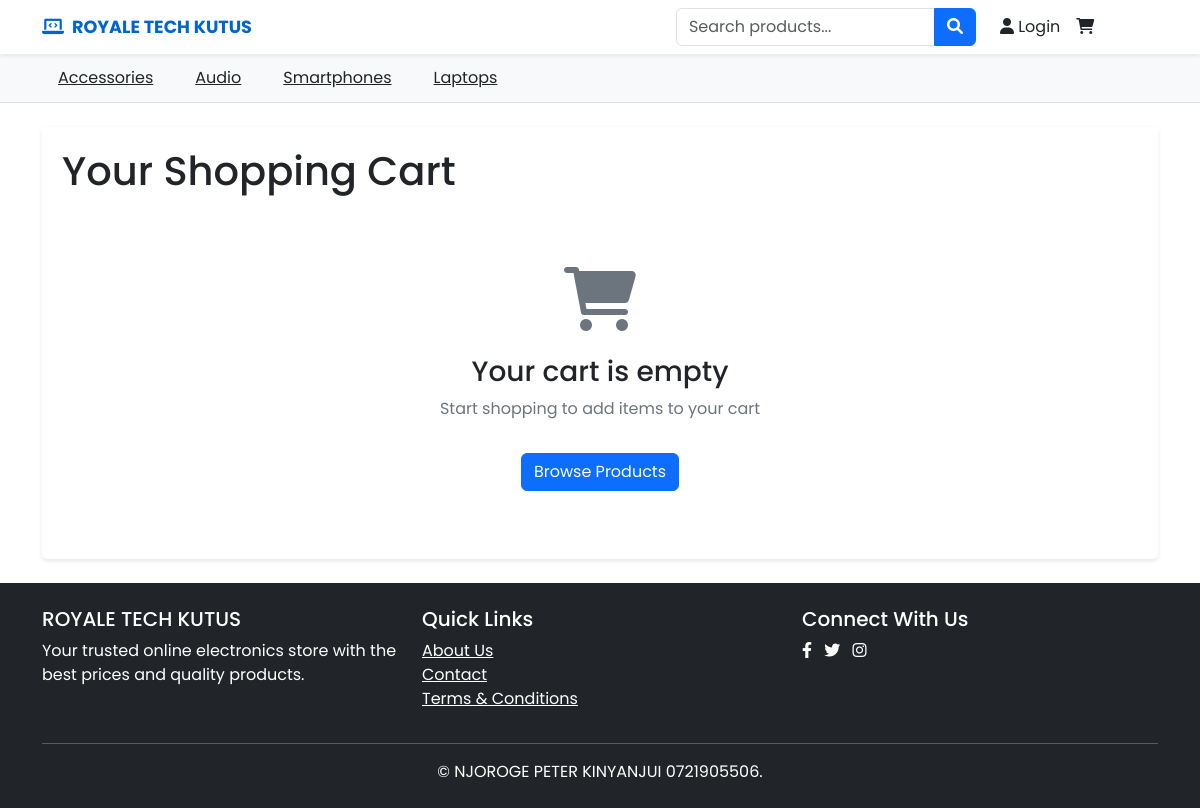
Page /cart/ on the committed database.
### shop/models.py (models this page shows, shortened)
class Category(models.Model):
    name = models.CharField(max_length=100)
    slug = models.SlugField(max_length=100, unique=True)
    description = models.TextField(blank=True)
    class Meta:
        verbose_name_plural = "Categories"
    def get_absolute_url(self):
        return reverse('shop_cart:product_list_by_category',
                       args=[self.slug])

### shop/views.py (the view, shortened to what this page needs)
# urls.py: path('cart/', views.cart_detail, name='cart_detail'),
def cart_detail(request):
    try:
        if request.user.is_authenticated:
            cart = get_object_or_404(Cart, user=request.user)
            cart_context = {
                'items': cart.items.all(),
                'get_total_cost': cart.get_total_cost,
                'items_count': cart.items.count()
            }
        else:
            if 'cart' not in request.session:
                request.session['cart'] = []
            cart_items = []
            cart_context = {
                'items': cart_items,
                'get_total_cost': lambda: sum(item['get_cost']() for item in cart_items),
                'items_count': len(cart_items)
            }
        return render(request, 'shop/cart/detail.html', {'cart': cart_context})
    except Exception as e:
        from django.http import HttpResponseServerError
        import logging
        logger = logging.getLogger(__name__)
        logger.error(f"Error loading cart: {str(e)}")
        return HttpResponseServerError("Error loading cart. Please try again.")
        if 'cart' not in request.session:
            request.session['cart'] = []
        class GuestCart:
            def __init__(self, session_cart):
                self.items = []
                self.session_cart = session_cart
                for item in session_cart:
                    try:
                        product = Product.objects.get(id=item['product_id'])
                        self.items.append(GuestCartItem(product, item['quantity']))
                    except Product.DoesNotExist:
                        continue
            def get_total_cost(self):
                return sum(item.get_cost() for item in self.items)
            @property
            def items_count(self):
                return len(self.items)
        class GuestCartItem:
            def __init__(self, product, quantity):
                self.product = product
                self.quantity = quantity
            def get_cost(self):
                return self.product.price * self.quantity
            @property
            def price(self):
                return self.product.price
        guest_cart = GuestCart(request.session['cart'])
        return render(request, 'shop/cart/detail.html', {'cart': guest_cart})

### shop/context_processors.py (called while the page is built, shortened)
def categories(request):
    return {
        'categories': Category.objects.all()
    }

def cart(request):
    from .models import Product
    if request.user.is_authenticated:
        cart, created = Cart.objects.get_or_create(user=request.user)
        cart.items_list = []
        for item in cart.items.all().select_related('product'):
            cart.items_list.append({
                'product': item.product,
                'quantity': item.quantity,
                'price': item.product.price,
                'get_cost': item.product.price * item.quantity
            })
    else:
        class GuestCart:
            def __init__(self, session):
                self.session = session
                self.items_list = []
                self._total_cost = 0
        cart = GuestCart(request.session)
    return {
        'cart': cart
    }

### templates/shop/cart/detail.html (shortened to what this page needs)
{% extends "base.html" %}
{% load static %}
{% block content %}
<div class="cart-detail" style="background-color: #fff; padding: 20px; border-radius: 5px; box-shadow: 0 2px 4px rgba(0,0,0,0.1);">
    <h1 class="mb-4">Your Shopping Cart</h1>
    {% if cart.items_count %}
    <div class="table-responsive">
        <table class="table">
            <thead>
                <tr>
                    <th>Product</th>
                    <th>Quantity</th>
                    <th>Unit Price</th>
                    <th>Total</th>
                    <th></th>
                </tr>
            </thead>
            <tbody>
                {% for item in cart.items %}
                <tr>
                    <td>
                        <a href="{{ item.product.get_absolute_url }}" class="text-decoration-none">
                            <div class="d-flex align-items-center">
                                {% if item.product.image and item.product.image.url %}
                                <img src="{{ item.product.image.url }}" alt="{{ item.product.name }}"
                                     class="img-thumbnail me-3" style="width: 80px; height: 80px; object-fit: cover;"
                                     onerror="handleImageError(this)">
                                {% else %}
                                <img src="{% static 'img/placeholder.png' %}" alt="No image available"
                                     class="img-thumbnail me-3" style="width: 80px; height: 80px; object-fit: cover;">
                                {% endif %}
                                <div>
                                    <h5 class="mb-1">{{ item.product.name }}</h5>
                                    <div class="text-muted small">{{ item.product.category.name }}</div>
                                </div>
                            </div>
                        </a>
                    </td>
                    <td>
                        <form method="post" action="{% url 'shop_cart:cart_update' item.product.id %}" class="d-flex">
                            {% csrf_token %}
                            <input type="number" name="quantity" value="{{ item.quantity|default:1 }}" min="1"
                                   class="form-control form-control-sm me-2" style="width: 70px;">
                            <button type="submit" class="btn btn-sm btn-outline-primary">Update</button>
                        </form>
                    </td>
                    <td>KSh {{ item.price|floatformat:2 }}</td>
                    <td>KSh {{ item.get_cost|floatformat:2 }}</td>
                    <td>
                        <a href="{% url 'shop_cart:cart_remove' item.product.id %}" class="btn btn-sm btn-outline-danger">
                            <i class="fas fa-trash-alt"></i>
                        </a>
                    </td>
                </tr>
                {% endfor %}
                <tr>
                    <td colspan="3" class="text-end"><strong>Total</strong></td>
                    <td><strong>KSh {{ cart.get_total_cost|floatformat:2 }}</strong></td>
                    <td></td>
                </tr>
            </tbody>
        </table>
    </div>
    <div class="d-flex justify-content-between mt-4">
        <a href="{% url 'shop_cart:product_list' %}" class="btn btn-outline-secondary">
            <i class="fas fa-arrow-left me-1"></i> Continue Shopping
        </a>
        {% if request.user.is_authenticated %}
            <form method="post" action="{% url 'shop_cart:create_order' %}" onsubmit="console.log('Order form submitted')">
                {% csrf_token %}
                <button type="submit" class="btn btn-primary" onclick="console.log('Make Order button clicked')">
                    Make Order <i class="fas fa-arrow-right ms-1"></i>
                </button>
            </form>
        {% else %}
                    <form method="post" action="{% url 'shop_cart:guest_checkout' %}" class="needs-validation" novalidate>
                        {% csrf_token %}
                        <div class="row g-3 mb-3">
                            <div class="col-md-6">
                                <label for="firstName" class="form-label">First name</label>
                                <input type="text" class="form-control" id="firstName" name="first_name" required>
                            </div>
                            <div class="col-md-6">
                                <label for="lastName" class="form-label">Last name</label>
                                <input type="text" class="form-control" id="lastName" name="last_name" required>
                            </div>
                            <div class="col-md-6">
                                <label for="phone" class="form-label">Phone number</label>
                                <input type="tel" class="form-control" id="phone" name="phone_number" required>
                            </div>
                            <div class="col-12">
                                <label for="location" class="form-label">Location</label>
                                <input type="text" class="form-control" id="location" name="location" required>
                            </div>
                            <div class="col-md-6">
                                <label for="email" class="form-label">Email (optional)</label>
                                <input type="email" class="form-control" id="email" name="email">
                            </div>
                        </div>
                        <button type="submit" class="btn btn-primary">
                            Make Order <i class="fas fa-arrow-right ms-1"></i>
                        </button>
                    </form>
                    <script>
                    // Form validation
                    (function () {
                        'use strict'
                        const forms = document.querySelectorAll('.needs-validation')
                        Array.from(forms).forEach(form => {
                            form.addEventListener('submit', event => {
                                if (!form.checkValidity()) {
                                    event.preventDefault()
                                    event.stopPropagation()
                                }
                                form.classList.add('was-validated')
                            }, false)
                        })
                    })()
                    </script>
        {% endif %}
    </div>
    {% else %}
    <div class="text-center py-5">
        <i class="fas fa-shopping-cart fa-4x text-muted mb-4"></i>
        <h3>Your cart is empty</h3>
        <p class="text-muted">Start shopping to add items to your cart</p>
        <a href="{% url 'shop_cart:product_list' %}" class="btn btn-primary mt-3">
            Browse Products
        </a>
    </div>
    {% endif %}
</div>
{% endblock %}

### templates/base.html (shortened to what this page needs)
{% load static %}
<!DOCTYPE html>
<html lang="en">
<head>
    <link href="https://cdn.jsdelivr.net/npm/bootstrap@5.3.0/dist/css/bootstrap.min.css" rel="stylesheet">
    <link rel="stylesheet" href="https://cdnjs.cloudflare.com/ajax/libs/font-awesome/6.0.0/css/all.min.css">
    <link href="{% static 'css/shop.css' %}" rel="stylesheet">
</head>
<body>
    <nav class="navbar navbar-expand-lg navbar-light bg-white sticky-top shadow-sm desktop-nav">
        <div class="container">
            <div class="d-flex flex-column flex-md-row w-100 align-items-center">
                <a class="navbar-brand fw-bold me-md-4 mb-2 mb-md-0" href="{% url 'shop_cart:product_list' %}" style="color: #0066CC;">
                    <i class="fas fa-laptop-code me-2"></i>ROYALE TECH KUTUS
                </a>
                <div class="input-group search-bar order-md-1 order-2 w-100 w-md-auto">
                    <input type="text" class="form-control" placeholder="Search products...">
                    <button class="btn btn-primary" type="button">
                        <i class="fas fa-search"></i>
                    </button>
                </div>
                <div class="ms-md-3 d-flex order-md-2 order-3">
                    {% if user.is_authenticated %}
                    <div class="dropdown">
                        <a href="#" class="nav-link text-dark mx-2 dropdown-toggle" role="button" data-bs-toggle="dropdown">
                            <i class="fas fa-user"></i> {{ user.username }}
                        </a>
                        <ul class="dropdown-menu">
                            <li><a class="dropdown-item" href="#">My Orders</a></li>
                            <li><a class="dropdown-item" href="#">Account Settings</a></li>
                            <li><hr class="dropdown-divider"></li>
        <li>
            <form method="post" action="{% url 'registration:logout' %}" class="d-inline">
                {% csrf_token %}
                <button type="submit" class="dropdown-item btn btn-link p-0 border-0">Logout</button>
            </form>
        </li>
                        </ul>
                    </div>
                    {% else %}
                    <a href="{% url 'login' %}" class="nav-link text-dark mx-2">
                        <i class="fas fa-user"></i> Login
                    </a>
                    {% endif %}
                    <a href="{% url 'shop_cart:cart_detail' %}" class="nav-link text-dark mx-2 position-relative">
                        <i class="fas fa-shopping-cart"></i>
                    </a>
                </div>
            </div>
        </div>
    </nav>
    <div class="category-nav bg-light py-2 border-bottom">
        <div class="container">
            <div class="d-flex overflow-auto">
                {% for category in categories %}
                <a href="{{ category.get_absolute_url }}" class="category-item text-nowrap px-3 py-1 text-dark">
                    {{ category.name }}
                </a>
                {% endfor %}
            </div>
        </div>
    </div>
    <main class="container my-4">
        {% block content %}
        {% endblock %}
    </main>
    <footer class="bg-dark text-white py-4" style="margin-bottom: -100px;">
        <div class="container">
            <div class="row">
                <div class="col-md-4">
                    <h5>ROYALE TECH KUTUS</h5>
                    <p>Your trusted online electronics store with the best prices and quality products.</p>
                </div>
                <div class="col-md-4">
                    <h5>Quick Links</h5>
                    <ul class="list-unstyled">
                        <li><a href="#" class="text-white">About Us</a></li>
                        <li><a href="#" class="text-white">Contact</a></li>
                        <li><a href="#" class="text-white">Terms & Conditions</a></li>
                    </ul>
                </div>
                <div class="col-md-4">
                    <h5>Connect With Us</h5>
                    <div class="social-icons">
                        <a href="#" class="text-white me-2"><i class="fab fa-facebook-f"></i></a>
                        <a href="#" class="text-white me-2"><i class="fab fa-twitter"></i></a>
                        <a href="#" class="text-white me-2"><i class="fab fa-instagram"></i></a>
                    </div>
                </div>
            </div>
            <hr class="my-3 bg-secondary">
            <div class="text-center">
                &copy; NJOROGE PETER KINYANJUI 0721905506.
            </div>
        </div>
    </footer>
</body>
</html>

### static/css/shop.css (style rules this page uses)
body { font-family: 'Poppins', sans-serif; padding-bottom: 60px; }

### templates/base.html (style rules this page uses)
body { font-family: 'Poppins', sans-serif; padding-bottom: 60px; }
.navbar-brand { font-size: 1.1rem; }
.search-bar { max-width: 300px; margin-left: 400px; }
.category-nav { overflow-x: auto; white-space: nowrap; -webkit-overflow-scrolling: touch; }
.category-item { display: inline-block; margin-right: 10px; }

### templates/shop/cart/detail.html (style rules this page uses)
.text-muted { color: #6c757d !important; }

### rows in the picture
Category: name "Accessories"
Category: name "Audio"
Category: name "Smartphones"
Category: name "Laptops"
